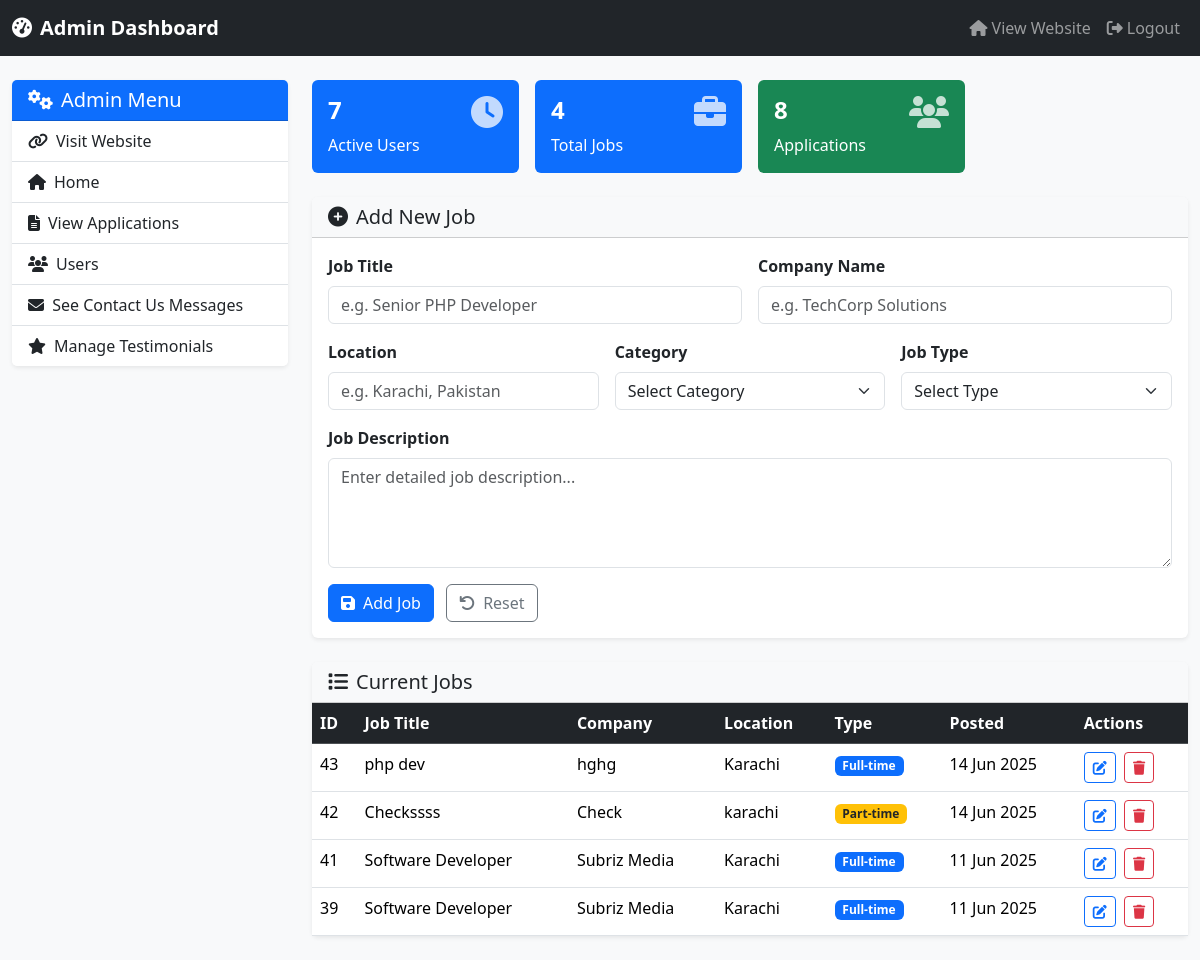
Screenshot of /admin/dashboard.php with the database file from the repository.
### tables this page shows
CREATE TABLE `jobs` (
  `id` int(11) NOT NULL,
  `title` varchar(255) NOT NULL,
  `company` varchar(255) NOT NULL,
  `location` varchar(255) DEFAULT NULL,
  `category` varchar(100) DEFAULT NULL,
  `type` varchar(100) DEFAULT NULL,
  `description` text DEFAULT NULL,
  `created_at` timestamp NOT NULL DEFAULT current_timestamp()
);

### admin/dashboard.php (the view, shortened to what this page needs)
<?php endif;
include 'adminheader.php';  ?>
           <div class="card shadow-sm border-0 mb-4">
    <div class="card-header bg-light">
        <h5 class="mb-0"><i class="fas fa-plus-circle me-2"></i>Add New Job</h5>
    </div>
    <div class="card-body">
        <form method="POST" action="">
            <div class="row g-3">
                <div class="col-md-6">
                    <label for="jobTitle" class="form-label fw-semibold">Job Title</label>
                    <input type="text" class="form-control" id="jobTitle" name="jobTitle" placeholder="e.g. Senior PHP Developer" required>
                </div>
                <div class="col-md-6">
                    <label for="company" class="form-label fw-semibold">Company Name</label>
                    <input type="text" class="form-control" id="company" name="company" placeholder="e.g. TechCorp Solutions" required>
                </div>
                <div class="col-md-4">
                    <label for="location" class="form-label fw-semibold">Location</label>
                    <input type="text" class="form-control" id="location" name="location" placeholder="e.g. Karachi, Pakistan" required>
                </div>
                <div class="col-md-4">
                    <label for="category" class="form-label fw-semibold">Category</label>
                    <select class="form-select" id="category" name="category" required>
                        <option value="">Select Category</option>
                    </select>
                </div>
                <div class="col-md-4">
                    <label for="jobType" class="form-label fw-semibold">Job Type</label>
                    <select class="form-select" id="jobType" name="jobType" required>
                        <option value="">Select Type</option>
                    </select>
                </div>
                <div class="col-12">
                    <label for="description" class="form-label fw-semibold">Job Description</label>
                    <textarea class="form-control" id="description" name="description" rows="4" placeholder="Enter detailed job description..." required></textarea>
                </div>
            </div>
            <div class="mt-3">
                <button type="submit" class="btn btn-primary">
                    <i class="fas fa-save me-2"></i>Add Job
                </button>
                <button type="reset" class="btn btn-outline-secondary ms-2">
                    <i class="fas fa-undo me-2"></i>Reset
                </button>
            </div>
        </form>
    </div>
</div>
            <div class="card shadow-sm border-0">
                <div class="card-header bg-light">
                    <h5 class="mb-0"><i class="fas fa-list me-2"></i>Current Jobs</h5>
                </div>
                <div class="card-body p-0">
                    <div class="table-responsive">
                        <table class="table table-hover mb-0">
                            <thead class="table-dark">
                                <tr>
                                    <th>ID</th>
                                    <th>Job Title</th>
                                    <th>Company</th>
                                    <th>Location</th>
                                    <th>Type</th>
                                    <th>Posted</th>
                                    <th>Actions</th>
                                </tr>
                            </thead>
                            <tbody>
                                <?php
$jobQuery = "SELECT * FROM jobs ORDER BY created_at DESC";
$jobResult = mysqli_query($conn, $jobQuery);
if (mysqli_num_rows($jobResult) > 0) {
    while ($job = mysqli_fetch_assoc($jobResult)) {
        echo "<tr>";
        echo "<td>" . $job['id'] . "</td>";
        echo "<td>" . htmlspecialchars($job['title']) . "</td>";
        echo "<td>" . htmlspecialchars($job['company']) . "</td>";
        echo "<td>" . htmlspecialchars($job['location']) . "</td>";
        $badgeClass = match ($job['type']) {
            "full-time" => "primary",
            "part-time" => "warning text-dark",
            "remote" => "success",
            "contract" => "info",
            default => "secondary"
        };
        echo "<td><span class='badge bg-$badgeClass'>" . htmlspecialchars(ucwords($job['type'])) . "</span></td>";
        $postedDate = date("d M Y", strtotime($job['created_at']));
        echo "<td>$postedDate</td>";
        echo "<td>
        <a href='editjob.php?id=" . $job['id'] . "' class='btn btn-sm btn-outline-primary me-1'>
            <i class='fas fa-edit'></i>
        </a>
        <a href='delete.php?id=" . $job['id'] . "' class='btn btn-sm btn-outline-danger' onclick='return confirm(\"Are you sure you want to delete this job?\");'>
            <i class='fas fa-trash'></i>
        </a>
      </td>";
    }
} else {
    echo "<tr><td colspan='7' class='text-center text-muted'>No jobs found.</td></tr>";
}
?>
                            </tbody>
                        </table>
                    </div>
                </div>
            </div>
        </div>
    </div>
</div>
<?php include '../partials/footer.php'; ?>

### admin/adminheader.php (style rules this page uses)
body { background-color: #f8f9fa; }

### rows the page displays
jobs: id "43", title "php dev", company "hghg", location "Karachi", type "Full-time", created_at "14 Jun 2025"
jobs: id "42", title "Checkssss", company "Check", location "karachi", type "Part-time", created_at "14 Jun 2025"
jobs: id "41", title "Software Developer", company "Subriz Media", location "Karachi", type "Full-time", created_at "11 Jun 2025"
jobs: id "39", title "Software Developer", company "Subriz Media", location "Karachi", type "Full-time", created_at "11 Jun 2025"

### other values shown
$totalUsers "7"
$totalJobs "4"
$applications_count "8"
